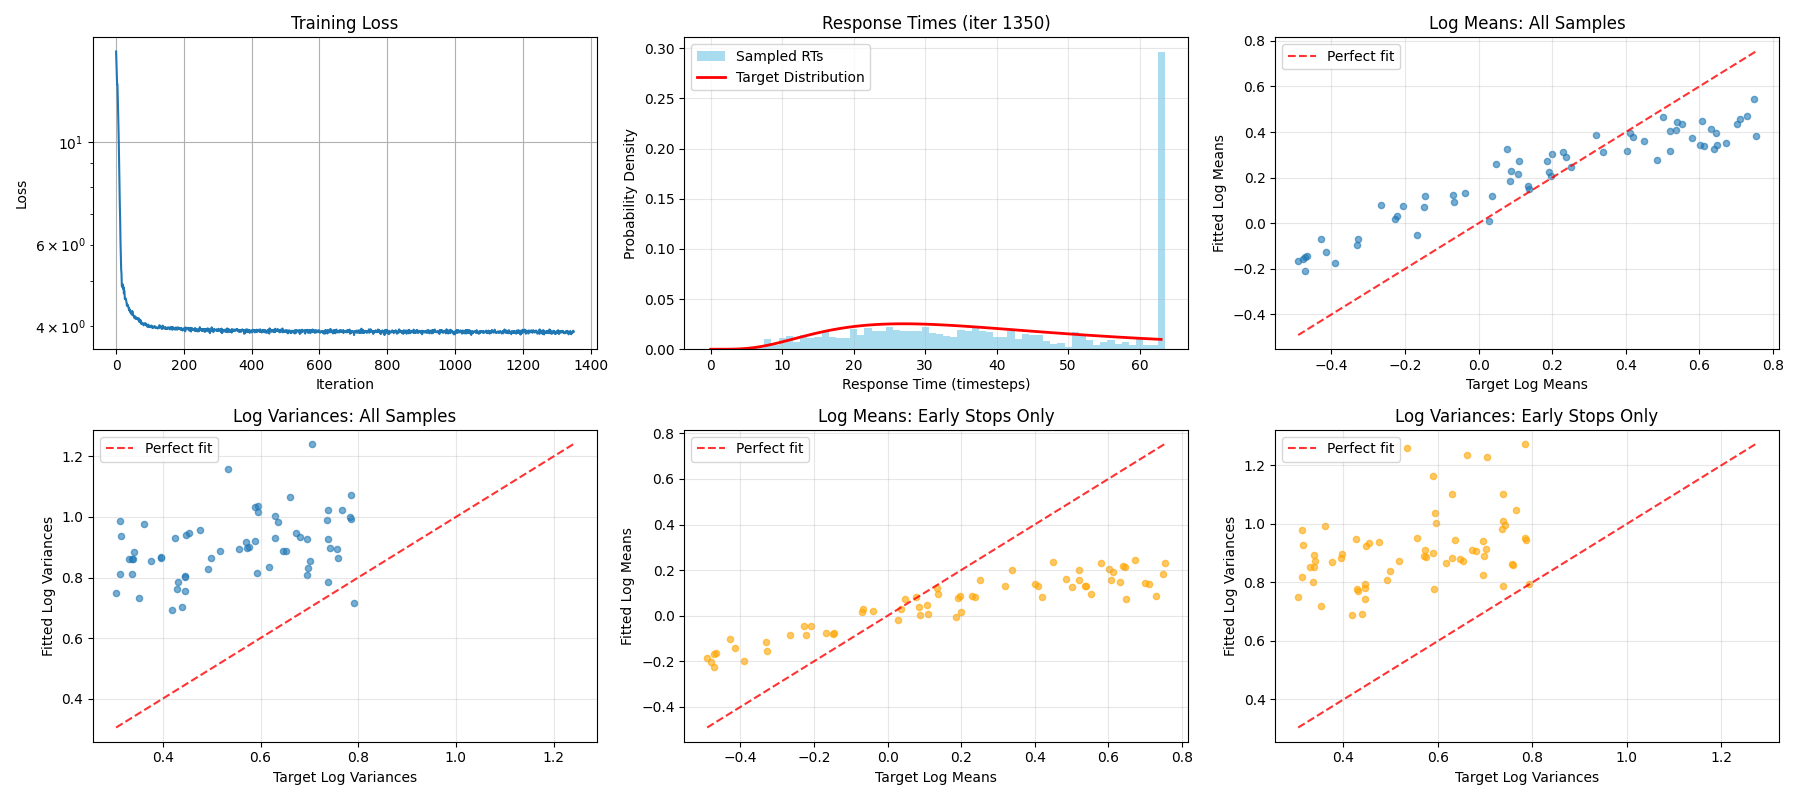

This chart was generated by the following Python code:
import torch
import torch.nn as nn
import torch.nn.functional as F
import torch.optim as optim
import matplotlib.pyplot as plt
import numpy as np
from typing import Tuple, List

# Import the utilities from previous artifact
import math

from ddpm.utils.hazard_rate import (
    log_normal_to_discrete, 
    response_time_loss,
    sample_response_times_batch,
    fit_lognormal_parameters
)


# Enable anomaly detection
torch.autograd.set_detect_anomaly(True)

class LeakyRNN(nn.Module):
    def __init__(self, input_size: int, hidden_size: int, dt: float, tau: float):
        super().__init__()
        self.hidden_size = hidden_size
        self.dt = dt
        self.tau = tau
        self.alpha = dt / tau  # Integration constant
        
        # Input and recurrent weights
        self.input_proj = nn.Linear(input_size, hidden_size, bias=True)
        self.recurrent_proj = nn.Linear(hidden_size, hidden_size, bias=False)
        
        # Output projection
        self.output_proj = nn.Linear(hidden_size, 1)
        
    def forward(self, inputs: torch.Tensor, warmup_steps: int, response_steps: int, num_trials: int = 1):
        """
        Args:
            inputs: [batch_size, input_size] - constant inputs
            warmup_steps: number of warmup timesteps
            response_steps: number of response timesteps
            num_trials: number of independent trials to simulate
        
        Returns:
            hazard_rates: [batch_size, num_trials, response_steps] - hazard rates during response period
        """
        batch_size = inputs.size(0)
        device = inputs.device
        
        # Expand inputs for multiple trials: [batch_size, input_size] -> [batch_size * num_trials, input_size]
        inputs_expanded = inputs.unsqueeze(1).expand(-1, num_trials, -1).reshape(-1, inputs.size(1))
        expanded_batch_size = batch_size * num_trials
        
        # Initialize hidden state for all trials
        h = torch.zeros(expanded_batch_size, self.hidden_size, device=device)
        
        # Project constant inputs once
        input_contribution = self.input_proj(inputs_expanded)  # [batch_size * num_trials, hidden_size]
        
        # Warmup period - no output collection, avoid in-place operations
        for _ in range(warmup_steps):
            recurrent_contribution = self.recurrent_proj(F.softplus(h))
            h = h * (1 - self.alpha) + self.alpha * (recurrent_contribution + input_contribution)
        
        # Response period - collect hidden states for batch processing
        hidden_states = []
        for _ in range(response_steps):
            recurrent_contribution = self.recurrent_proj(F.softplus(h))
            h = h * (1 - self.alpha) + self.alpha * (recurrent_contribution + input_contribution)
            hidden_states.append(h)
        
        # Stack all hidden states and process through output layer at once
        # [response_steps, batch_size * num_trials, hidden_size] -> [batch_size * num_trials * response_steps, hidden_size]
        stacked_hidden = torch.stack(hidden_states, dim=0)  # [response_steps, batch_size * num_trials, hidden_size]
        stacked_hidden = stacked_hidden.transpose(0, 1).reshape(-1, self.hidden_size)  # [batch_size * num_trials * response_steps, hidden_size]
        
        # Process all outputs at once
        outputs = self.output_proj(stacked_hidden)  # [batch_size * num_trials * response_steps, 1]
        hazard_rates = torch.sigmoid(outputs)  # [batch_size * num_trials * response_steps, 1]
        
        # Reshape to final form: [batch_size, num_trials, response_steps]
        hazard_rates = hazard_rates.reshape(batch_size, num_trials, response_steps)
        
        return hazard_rates


def generate_batch(batch_size: int, device: torch.device) -> Tuple[torch.Tensor, torch.Tensor, torch.Tensor]:
    """Generate a new batch of log-normal parameters."""
    # Sample log-normal parameters
    log_means = torch.rand(batch_size, device=device) * 1.3 - 0.5  # Uniform(-0.5, 0.8)
    log_vars = torch.rand(batch_size, device=device) * 0.5 + 0.3   # Uniform(0.3, 0.8)
    
    # Create inputs (the parameters themselves)
    inputs = torch.stack([log_means, log_vars], dim=1)  # [batch_size, 2]
    
    return inputs, log_means, log_vars



def main():
    # Hyperparameters
    dt = 0.05
    tau = 10 * dt  # 0.5
    warmup_steps = 5
    response_steps = 64
    hidden_size = 64
    batch_size = 64
    num_trials = 512
    total_iterations = 1000000
    plot_every = 50
    
    device = torch.device('cuda' if torch.cuda.is_available() else 'cpu')
    print(f"Using device: {device}")
    
    # Initialize model
    model = LeakyRNN(input_size=2, hidden_size=hidden_size, dt=dt, tau=tau).to(device)
    optimizer = optim.Adam(model.parameters(), lr=1e-3)
    
    # Training history
    loss_history = []
    
    print("Starting training...")
    
    for iteration in range(total_iterations):
        # Generate new batch for each iteration!
        inputs, log_means, log_vars = generate_batch(batch_size, device)
        
        # Forward pass through model for all trials
        all_hazard_rates = model(inputs, warmup_steps, response_steps, num_trials)  # [batch, num_trials, response_steps]
        
        # Compute loss
        losses = response_time_loss(all_hazard_rates, log_means, log_vars, dt)
        loss = losses.mean()
        
        # Backward pass
        optimizer.zero_grad()
        loss.backward()
        torch.nn.utils.clip_grad_norm_(model.parameters(), 1.0)  # Gradient clipping
        optimizer.step()
        
        loss_history.append(loss.item())
        
        # Plotting
        if iteration % plot_every == 0:
            print(f"Iteration {iteration}, Loss: {loss.item():.4f}")
            
            # Sample response times from current training batch for parameter fitting
            with torch.no_grad():
                train_response_times = sample_response_times_batch(all_hazard_rates, samples_per_batch=1000)
                fitted_log_means, fitted_log_vars = fit_lognormal_parameters(train_response_times, dt)
                fitted_log_means_filtered, fitted_log_vars_filtered = fit_lognormal_parameters(
                    train_response_times, dt, exclude_max=True, max_timesteps=response_steps
                )
            
            # Generate test data for response time histogram
            with torch.no_grad():
                test_inputs, test_log_means, test_log_vars = generate_batch(1, device)
                test_hazard_rates = model(test_inputs, warmup_steps, response_steps, 100)  # [1, 100, response_steps]
                
                # Sample response times for histogram
                test_response_times_batch = sample_response_times_batch(test_hazard_rates, samples_per_batch=1000)
                test_response_times = test_response_times_batch[0].cpu().numpy()  # Extract first (and only) batch element
                
                # Get target distribution
                target_dist = log_normal_to_discrete(
                    test_log_means, test_log_vars, dt, response_steps
                ).cpu().numpy()[0]
            
            # Create plots - now 6 subplots (2x3 grid)
            fig, ((ax1, ax2, ax3), (ax4, ax5, ax6)) = plt.subplots(2, 3, figsize=(18, 8))
            
            # 1. Loss history with log scale
            ax1.plot(loss_history)
            ax1.set_xlabel('Iteration')
            ax1.set_ylabel('Loss')
            ax1.set_title('Training Loss')
            ax1.set_yscale('log')
            ax1.grid(True)
            
            # 2. Response time histogram with target overlay
            time_bins = np.arange(response_steps + 1) - 0.5
            ax2.hist(test_response_times, bins=time_bins, density=True, alpha=0.7, 
                    label='Sampled RTs', color='skyblue')
            
            # Plot target distribution
            time_centers = np.arange(response_steps)
            ax2.plot(time_centers, target_dist, 'r-', linewidth=2, 
                    label='Target Distribution')
            
            ax2.set_xlabel('Response Time (timesteps)')
            ax2.set_ylabel('Probability Density')
            ax2.set_title(f'Response Times (iter {iteration})')
            ax2.legend()
            ax2.grid(True, alpha=0.3)
            
            # 3. Scatter plot: fitted vs target log means (all samples)
            target_means_cpu = log_means.cpu().numpy()
            fitted_means_cpu = fitted_log_means.cpu().numpy()
            
            ax3.scatter(target_means_cpu, fitted_means_cpu, alpha=0.6, s=20)
            
            # Add diagonal line for perfect fit
            min_val = min(target_means_cpu.min(), fitted_means_cpu.min())
            max_val = max(target_means_cpu.max(), fitted_means_cpu.max())
            ax3.plot([min_val, max_val], [min_val, max_val], 'r--', alpha=0.8, label='Perfect fit')
            
            ax3.set_xlabel('Target Log Means')
            ax3.set_ylabel('Fitted Log Means')
            ax3.set_title('Log Means: All Samples')
            ax3.legend()
            ax3.grid(True, alpha=0.3)
            
            # 4. Scatter plot: fitted vs target log variances (all samples)
            target_vars_cpu = log_vars.cpu().numpy()
            fitted_vars_cpu = fitted_log_vars.cpu().numpy()
            
            ax4.scatter(target_vars_cpu, fitted_vars_cpu, alpha=0.6, s=20)
            
            # Add diagonal line for perfect fit
            min_val = min(target_vars_cpu.min(), fitted_vars_cpu.min())
            max_val = max(target_vars_cpu.max(), fitted_vars_cpu.max())
            ax4.plot([min_val, max_val], [min_val, max_val], 'r--', alpha=0.8, label='Perfect fit')
            
            ax4.set_xlabel('Target Log Variances')
            ax4.set_ylabel('Fitted Log Variances')
            ax4.set_title('Log Variances: All Samples')
            ax4.legend()
            ax4.grid(True, alpha=0.3)
            
            # 5. Scatter plot: fitted vs target log means (excluding max RT)
            fitted_means_filtered_cpu = fitted_log_means_filtered.cpu().numpy()
            
            ax5.scatter(target_means_cpu, fitted_means_filtered_cpu, alpha=0.6, s=20, color='orange')
            
            # Add diagonal line for perfect fit
            min_val = min(target_means_cpu.min(), fitted_means_filtered_cpu.min())
            max_val = max(target_means_cpu.max(), fitted_means_filtered_cpu.max())
            ax5.plot([min_val, max_val], [min_val, max_val], 'r--', alpha=0.8, label='Perfect fit')
            
            ax5.set_xlabel('Target Log Means')
            ax5.set_ylabel('Fitted Log Means')
            ax5.set_title('Log Means: Early Stops Only')
            ax5.legend()
            ax5.grid(True, alpha=0.3)
            
            # 6. Scatter plot: fitted vs target log variances (excluding max RT)
            fitted_vars_filtered_cpu = fitted_log_vars_filtered.cpu().numpy()
            
            ax6.scatter(target_vars_cpu, fitted_vars_filtered_cpu, alpha=0.6, s=20, color='orange')
            
            # Add diagonal line for perfect fit
            min_val = min(target_vars_cpu.min(), fitted_vars_filtered_cpu.min())
            max_val = max(target_vars_cpu.max(), fitted_vars_filtered_cpu.max())
            ax6.plot([min_val, max_val], [min_val, max_val], 'r--', alpha=0.8, label='Perfect fit')
            
            ax6.set_xlabel('Target Log Variances')
            ax6.set_ylabel('Fitted Log Variances')
            ax6.set_title('Log Variances: Early Stops Only')
            ax6.legend()
            ax6.grid(True, alpha=0.3)
            
            plt.tight_layout()
            plt.savefig('hazard_rate_test.png', dpi=100)
            plt.close()
    
    print("Training completed!")


if __name__ == "__main__":
    main()